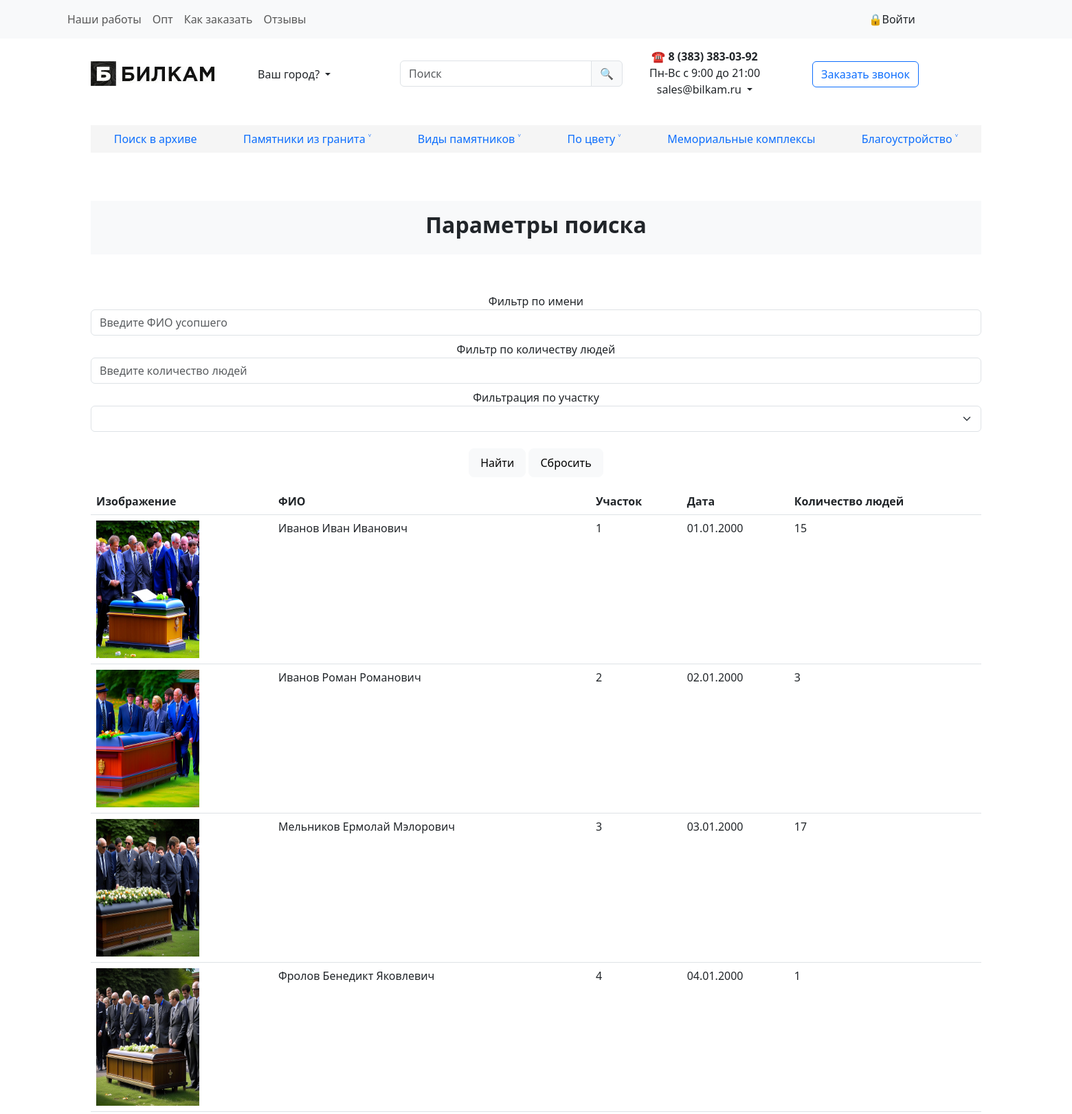
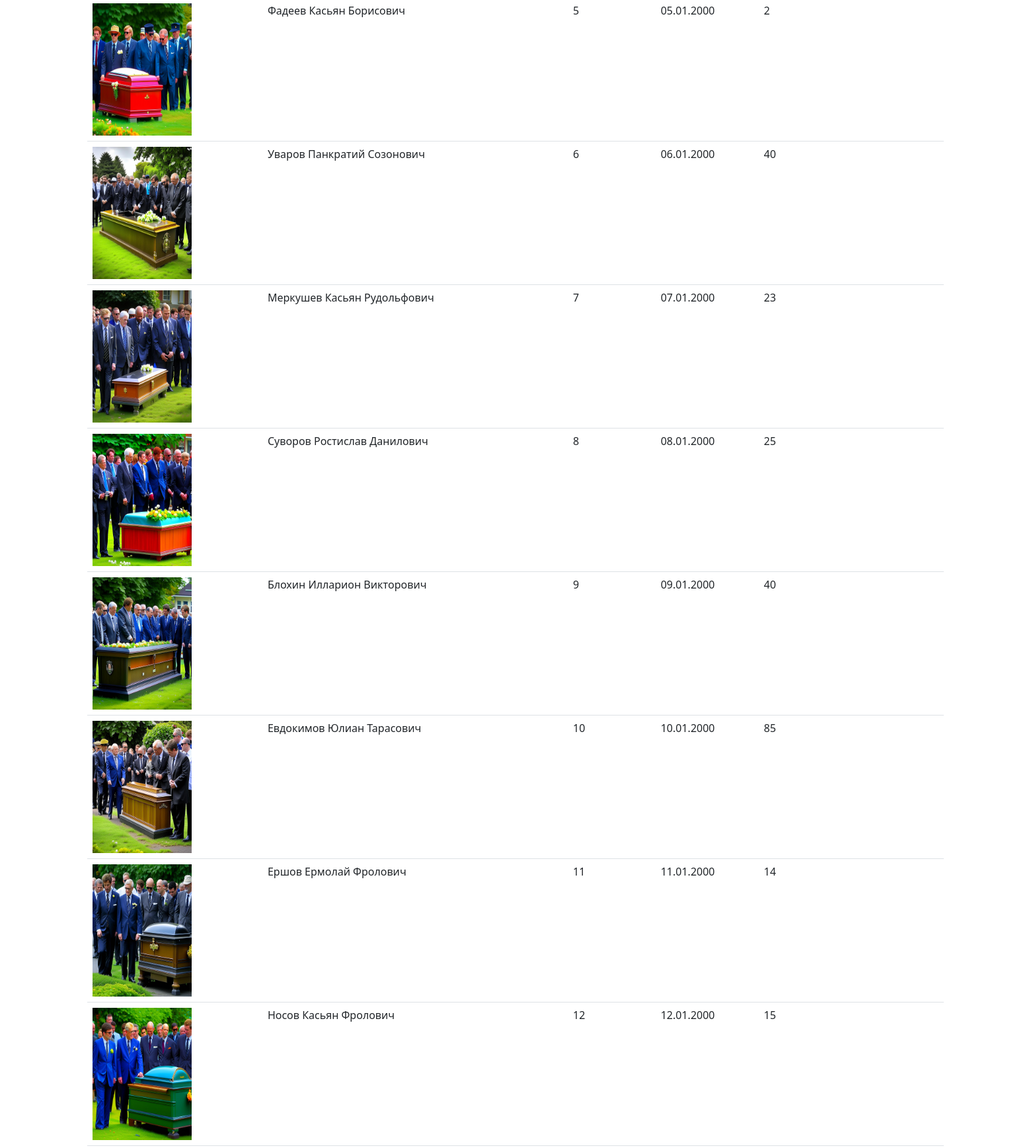
The app's page /LR2.php (upper part) with its own data (2 pictures, top to bottom).
### tables this page shows
CREATE TABLE `information` (
  `id` int(11) UNSIGNED NOT NULL,
  `photo` varchar(53) NOT NULL DEFAULT 'no_image.png',
  `name` varchar(45) NOT NULL,
  `plot` int(10) UNSIGNED NOT NULL,
  `date` varchar(18) DEFAULT NULL,
  `number_people` int(255) NOT NULL
);

### logic.php (called while the page is built, shortened)
<?php
$web2 =  Web2_database::getInstance();
$games_table = new table1();
$genres_table = new Genres_table();
$items = $games_table->get_tables1($web2->getDB());
$genres = $genres_table->get_tables2($web2->getDB());

### core/config.php (called while the page is built)
<?php
$db= [
	'host'=>'localhost',
	'username'=>'root',
	'password'=>'',
	'dbname'=>'pohorony'
];

### core/web2_database.php (called while the page is built, shortened)
<?php
class Web2_database
{
	private static $instance=null;
	private $host;
	private $username;
	private $password;
	private $dbname;
	private $database;
	private function __construct()
	{
		require_once 'config.php';
		$this->database = $this->openConnection();
	}
	public function getDB()
	{
		return $this->database;
	}
	public static function getInstance()
	{
		return self::$instance === null ? self::$instance = new static() : self::$instance;
	}
	public function setParam($db)
	{
		$this->host=$db['host'];
		$this->username=$db['username'];
		$this->password=$db['password'];
		$this->dbname=$db['dbname'];
	}
	public  function openConnection()
	{
		$link = mysqli_connect($this->host,$this->username,$this->password,$this->dbname);
		return $link;
	}
}

### core/table2.php (called while the page is built)
<?php
class Genres_table
{
	public function get_tables2($database)
	{
		$sql = "SELECT `plot` FROM information ";
		$result = mysqli_query($database,$sql);
		$genres =mysqli_fetch_all($result,1);
		return $genres;
	}
}

### core/table1.php (called while the page is built, shortened)
<?php
class table1
{
    public function get_tables1($database)
    {
        $sql = "SELECT information.photo, information.name, information.plot, information.date, information.number_people FROM information JOIN pohorony ON pohorony.id = information.id";
        $result = mysqli_query($database, $sql);
        $games = mysqli_fetch_all($result, 1);
        return $games;
    }
}

### LR2.php (the view, shortened to what this page needs)
<?php require_once 'logic.php'; ?>
<!DOCTYPE html>
<html lang="ru">
<head>
    <link rel="stylesheet" href="css/bootstrap.css">
    <link rel="stylesheet" href="css/bootstrap.min.css">
    <link rel="stylesheet" href="css/main.css">
</head>
<body>
    <nav class="navbar navbar-expand-lg navbar-light bg-light">
        <div class="collapse navbar-collapse show" id="navbarNavAltMarkup">
            <div class="navbar-nav">
                <a class="nav-link" aria-current="page" href="#">Наши работы</a>
                <a class="nav-link" href="#">Опт</a>
                <a class="nav-link" href="#">Как заказать</a>
                <a class="nav-link" href="#" tabindex="-1" aria-disabled="true">Отзывы</a>
            </div>
            <div class="Twonavbar-nav">
                <a class="nav-link" href="#" tabindex="-1" aria-disabled="true">🔒Войти</a>
            </div>
        </div>
    </nav>
    <div class="container-lg">
        <div class="row">
            <div class="col">
                <div class="Images">
                    <img src="http://localhost/LR2WEB1/Img/1.jpg" href="#" alt="img-thumbnail">
                </div>
                <div class="btn-group">
                    <button type="button" class="btn btn-natural dropdown-toggle" data-bs-toggle="dropdown"
                        aria-expanded="false">
                        Ваш город?
                    </button>
                </div>
                <div class="d-flex flex-wrap align-items-start">
                    <div class="w-25">
                        <div class="input-group">
                            <input type="text" class="form-control" placeholder="Поиск" aria-label="Username"
                                aria-describedby="input-group-right">
                            <span class="input-group-text" id="input-group-right-example">🔍</span>
                        </div>
                    </div>
                </div>
                <div class="dropdown">
                    <button class="btn btn-natural dropdown-toggle" type="button" id="dropdownMenuButton"
                        data-bs-toggle="dropdown" aria-expanded="false">
                        <b>☎ 8 (383) 383-03-92<br /></b>
                        Пн-Вс с 9:00 до 21:00<br />
                        sales@bilkam.ru
                    </button>
                </div>
                <div class="button-visov">
                    <button type="button" class="btn btn-outline-primary">Заказать звонок</button>
                </div>
            </div>
        </div>
        <div class="row">
            <div class="col">
                <div class="Fornavbar" style="color: black;">
                    <nav class="nav nav-pills nav-fill" style="background-color: #f5f5f5fd">
                        <a class="nav-link" href="#">Поиск в архиве</a>
                        <a class="nav-link" href="#">Памятники из гранита ˅</a>
                        <a class="nav-link" href="#">Виды памятников ˅</a>
                        <a class="nav-link" href="http://localhost/LR2WEB1/index2.html">По цвету ˅</a>
                        <a class="nav-link" href="#">Мемориальные комплексы</a>
                        <a class="nav-link" href="#">Благоустройство ˅</a>
                    </nav>
                </div>
            </div>
        </div>
        <div class="row">
            <div class="col">
                <div class="tivirp p-3 mb-2 bg-light text-dark ">
                    <H2><b>Параметры поиска</b></H2>
                </div>
            </div>
        </div>
        <div class="row text-center rows">
            <div class="col">
                <form>
                    <div class="form-group mt-2">
                        <label for="gameNamefilter">Фильтр по имени</label>
                        <input class="form-control" name="gameNamefilter" placeholder="Введите ФИО усопшего"
                            value="<?php if (isset($_GET['gameNamefilter']))
                                echo $_GET['gameNamefilter']; ?>">
                    </div>
                    <div class="form-group mt-2">
                        <label for="peoplefilter">Фильтр по количеству людей</label>
                        <input class="form-control" name="peoplefilter" placeholder="Введите количество людей"
                            value="<?php if (isset($_GET['peoplefilter']))
                                echo $_GET['peoplefilter']; ?>">
                    </div>
                    <div class="form-group mt-2">
                        <label for="genreFilter">Фильтрация по участку</label>
                        <select class="form-select" name="genreFilter">
                            <option></option>
                            <?php foreach ($genres as $genre): ?>
                                <option <?php if (isset($_GET["genreFilter"]) && $genre["plot"] == $_GET["genreFilter"]) { ?>selected<?php } else {
                                } ?>>
                                </option>
                            <?php endforeach; ?>
                        </select>
                    </div>
                    <br>
                    <button class="btn btn-light btn-lg fs-6 " type="submit">Найти</button>
                    <button class="btn btn-light btn-lg fs-6 " type="button" name="resetButton"
                        onclick="resetForm()">Сбросить</button>
                </form>
                <div class="table-responsive">
                    <table class="table">
                        <thead>
                            <tr>
                                <th>Изображение</th>
                                <th>ФИО</th>
                                <th>Участок</th>
                                <th>Дата</th>
                                <th>Количество людей</th>
                            </tr>
                        </thead>
                        <tbody>
                            <?php foreach ($items as $item): ?>
                                <tr>
                                    <td> <img src="<?php echo $item['photo']; ?>" style="width: 150px;height: 200px;">
                                    </td>
                                    <td>
                                        <?php echo $item['name'] ?>
                                    </td>
                                    <td>
                                        <?php echo $item['plot'] ?>
                                    </td>
                                    <td>
                                        <?php echo $item['date'] ?>
                                    </td>
                                    <td>
                                        <?php echo $item['number_people'] ?>
                                    </td>
                                </tr>
                            <?php endforeach; ?>
                        </tbody>
                    </table>
                </div>
            </div>
        </div>
</body>
</html>

### css/main.css (style rules this page uses)
.navbar-nav { position: relative; top: 0px; left: 90px; right: 0px; bottom: 0px; }
.Twonavbar-nav { position: relative; top: 0px; left: 900px; right: 0px; bottom: 0px; }
.Images { position: relative; top: 33px; left: 0px; right: 0px; bottom: 0px; }
.btn-group { position: relative; top: -3px; left: 230px; right: 0px; bottom: 0px; }
.input-group { position: relative; top: -42px; left: 450px; right: 0px; bottom: 0px; z-index: 1; }
.dropdown { position: relative; top: -105px; left: 800px; right: 0px; bottom: 0px; }
.button-visov { position: relative; top: -165px; left: 1050px; right: 0px; bottom: 0px; }
.Fornavbar { position: relative; top: -110px; left: 0px; right: 0px; bottom: 0px; }
.tivirp { position: relative; top: -40px; left: 0px; right: 0px; bottom: 0px; text-align: center; }
a { color: black; }

### records on screen
information: photo (picture), name "Иванов Иван Иванович", plot "1", date "01.01.2000", number_people "15"
information: photo (picture), name "Иванов Роман Романович", plot "2", date "02.01.2000", number_people "3"
information: photo (picture), name "Мельников Ермолай Мэлорович", plot "3", date "03.01.2000", number_people "17"
information: photo (picture), name "Фролов Бенедикт Яковлевич", plot "4", date "04.01.2000", number_people "1"
information: photo (picture), name "Фадеев Касьян Борисович", plot "5", date "05.01.2000", number_people "2"
information: photo (picture), name "Уваров Панкратий Созонович", plot "6", date "06.01.2000", number_people "40"
information: photo (picture), name "Меркушев Касьян Рудольфович", plot "7", date "07.01.2000", number_people "23"
information: photo (picture), name "Суворов Ростислав Данилович", plot "8", date "08.01.2000", number_people "25"
information: photo (picture), name "Блохин Илларион Викторович", plot "9", date "09.01.2000", number_people "40"
information: photo (picture), name "Евдокимов Юлиан Тарасович", plot "10", date "10.01.2000", number_people "85"
information: photo (picture), name "Ершов Ермолай Фролович", plot "11", date "11.01.2000", number_people "14"
information: photo (picture), name "Носов Касьян Фролович", plot "12", date "12.01.2000", number_people "15"
